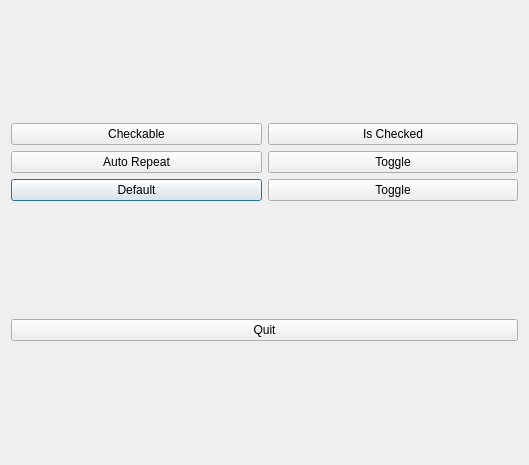
<?xml version="1.0" encoding="UTF-8"?>
<ui version="4.0">
 <class>Dialog</class>
 <widget class="QDialog" name="Dialog">
  <property name="geometry">
   <rect>
    <x>0</x>
    <y>0</y>
    <width>529</width>
    <height>465</height>
   </rect>
  </property>
  <property name="windowTitle">
   <string>Dialog</string>
  </property>
  <layout class="QVBoxLayout" name="verticalLayout">
   <item>
    <layout class="QGridLayout" name="gridLayout">
     <item row="0" column="0">
      <widget class="QPushButton" name="btnCheckable">
       <property name="text">
        <string>Checkable</string>
       </property>
       <property name="checkable">
        <bool>true</bool>
       </property>
       <property name="checked">
        <bool>false</bool>
       </property>
      </widget>
     </item>
     <item row="0" column="1">
      <widget class="QPushButton" name="btnIsChecked">
       <property name="text">
        <string>Is Checked</string>
       </property>
      </widget>
     </item>
     <item row="1" column="0">
      <widget class="QPushButton" name="btnAutoRepeat">
       <property name="text">
        <string>Auto Repeat</string>
       </property>
       <property name="autoRepeat">
        <bool>true</bool>
       </property>
      </widget>
     </item>
     <item row="1" column="1">
      <widget class="QPushButton" name="btnAutoRepeatToggle">
       <property name="text">
        <string>Toggle</string>
       </property>
      </widget>
     </item>
     <item row="2" column="0">
      <widget class="QPushButton" name="btnDefault">
       <property name="text">
        <string>Default</string>
       </property>
       <property name="default">
        <bool>true</bool>
       </property>
      </widget>
     </item>
     <item row="2" column="1">
      <widget class="QPushButton" name="btnDefaultToggle">
       <property name="text">
        <string>Toggle</string>
       </property>
      </widget>
     </item>
    </layout>
   </item>
   <item>
    <widget class="QPushButton" name="btnQuit">
     <property name="text">
      <string>Quit</string>
     </property>
    </widget>
   </item>
  </layout>
 </widget>
 <resources/>
 <connections/>
</ui>
